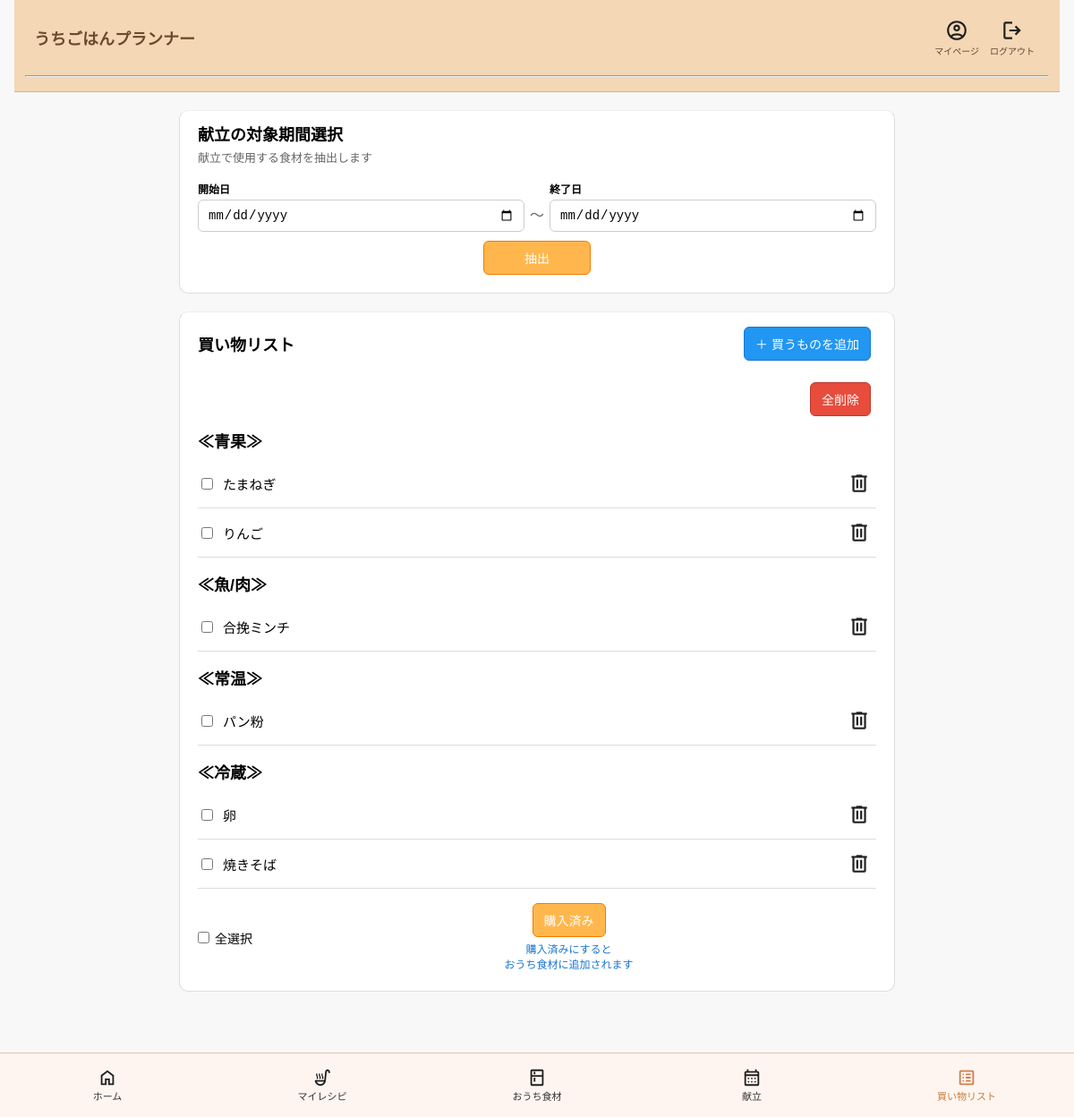
The page /recipes/shopping-list/ (signed in) on the database its author committed.
### apps/recipes/models.py (models this page shows, shortened)
class ShoppingListItem(models.Model):
    user = models.ForeignKey(
        settings.AUTH_USER_MODEL,
        on_delete=models.CASCADE,
        verbose_name="ユーザー"
    )
    food_item = models.ForeignKey(
        FoodItem,
        on_delete=models.CASCADE,
        verbose_name="食材"
    )
    created_at = models.DateTimeField(auto_now_add=True)
    updated_at = models.DateTimeField(auto_now=True)
    class Meta:
        verbose_name = "買い物リスト"
        verbose_name_plural = "買い物リスト"
        constraints = [
            models.UniqueConstraint(
                fields=["user", "food_item"],
                name="shopping_list_item_per_user"
            )
        ]

class FoodItem(models.Model):
    CATEGORY_CHOICES = [
        (1, "青果"),
        (2, "魚/肉"),
        (3, "常温"),
        (4, "冷蔵"),
        (5, "主食"),
        (6, "冷凍"),
        (7, "その他"),
    ]
    ITEM_TYPE_CHOICES = [
        (1, "食材"),
        (2, "調味料ほか"),
    ]
    ingredient_name = models.CharField(
    max_length=30,
    unique=True,
    verbose_name="食材名"
    )
    reading_kana = models.CharField(
        max_length=50,
        blank=True,
        verbose_name="よみがな"
    )
    category = models.IntegerField(
        choices=CATEGORY_CHOICES,
        verbose_name="カテゴリ",
    )
    item_type = models.IntegerField(
        choices=ITEM_TYPE_CHOICES,
        default=1,
        verbose_name="食材種別",
    )
    def __str__(self):
        return self.ingredient_name
    class Meta:
        verbose_name = "食材"
        verbose_name_plural = "食材"

### apps/recipes/views.py (the view, shortened to what this page needs)
# urls.py: path("shopping-list/", views.shopping_list_view, name="shopping_list"),
@login_required
def shopping_list_view(request):
    shopping_items = ShoppingListItem.objects.filter(
        user=request.user
    ).select_related("food_item").order_by(
        "food_item__category",
        "food_item__ingredient_name"
    )
    form = ShoppingListItemForm(request.POST or None)
    extract_form = ShoppingListExtractForm()
    start_date = request.GET.get("start_date")
    end_date = request.GET.get("end_date")
    if request.GET.get("start_date") and request.GET.get("end_date"):
        extract_form = ShoppingListExtractForm(request.GET)
    else:
        extract_form = ShoppingListExtractForm()
    return render(
        request,
        "recipes/shopping_list.html",
        {
            "shopping_items": shopping_items,
            "form": form,
            "extract_form": extract_form,
        }
    )

### apps/recipes/forms.py
class ShoppingListItemForm(forms.ModelForm):
    class Meta:
        model = ShoppingListItem
        fields = ["food_item"]

class ShoppingListExtractForm(forms.Form):
    start_date = forms.DateField(
        label="開始日",
        widget=forms.DateInput(attrs={"type": "date"})
    )
    end_date = forms.DateField(
        label="終了日",
        widget=forms.DateInput(attrs={"type": "date"})
    )

### templates/recipes/shopping_list.html (shortened to what this page needs)
{% extends "base.html" %}
{% load static %}
{% block content %}
<div class="page-container shopping-page">
    <div class="content-card section-block shopping-extract-card">
        <h2 class="section-title">献立の対象期間選択</h2>
        <p class="section-text shopping-extract-text">
            献立で使用する食材を抽出します
        </p>
        <form method="get" class="shopping-extract-form">
            <div class="shopping-extract-inline">
                <div class="shopping-inline-field">
                    <label for="{{ extract_form.start_date.id_for_label }}">開始日</label>
                    {{ extract_form.start_date }}
                </div>
                <div class="shopping-inline-separator">〜</div>
                <div class="shopping-inline-field">
                    <label for="{{ extract_form.end_date.id_for_label }}">終了日</label>
                    {{ extract_form.end_date }}
                </div>
            </div>
            <div class="shopping-extract-submit">
                <button type="submit" class="search-button">抽出</button>
            </div>
        </form>
    </div>
    <div class="content-card section-block">
        <div class="page-header shopping-list-card-header">
            <h2 class="section-title">買い物リスト</h2>
            <div class="page-header-actions">
                <button type="button" class="save-button" id="open-manual-add-modal">＋ 買うものを追加</button>
            </div>
        </div>
        <div class="shopping-list-toolbar right-align">
            <button type="button" class="delete-button" id="open-delete-all-modal">全削除</button>
        </div>
        {% if shopping_items %}
            {% regroup shopping_items by food_item.get_category_display as grouped_items %}
            {% for category_group in grouped_items %}
                <div class="category-block">
                    <h3 class="category-title">≪{{ category_group.grouper }}≫</h3>
                    <ul class="item-list">
                        {% for item in category_group.list %}
                            <li class="item-row">
                                <div class="item-row-left">
                                    <label class="item-check-label">
                                        <input
                                            type="checkbox"
                                            name="checked_items"
                                            value="{{ item.id }}"
                                            form="purchase-form"
                                        >
                                        <span class="item-name">{{ item.food_item.ingredient_name }}</span>
                                    </label>
                                </div>
                                <div class="item-row-actions">
                                    <form method="post" action="{% url 'recipes:shopping_list_delete' item.id %}">
                                        <button type="submit" class="icon-delete-button" aria-label="削除">
                                            <img src="{% static 'images/icons/delete-bin.png' %}" class="delete-icon-img" alt="削除">
                                        </button>
                                    </form>
                                </div>
                            </li>
                        {% endfor %}
                    </ul>
                </div>
            {% endfor %}
            <div class="shopping-purchase-bar">
                <label class="shopping-select-all">
                    <input type="checkbox" id="select-all-shopping-items">
                    <span>全選択</span>
                </label>
                <div class="shopping-purchase-center">
                    <button type="submit" class="select-button" form="purchase-form">購入済み</button>
                    <p class="shopping-purchase-note">
                        購入済みにすると<br>
                        おうち食材に追加されます
                    </p>
                </div>
            </div>
        {% else %}
            <div class="empty-box">
                <p>買うものはまだありません</p>
            </div>
        {% endif %}
    </div>
</div>
{% endblock %}

### static/css/style.css (style rules this page uses)
body { font-family: sans-serif; margin: 0; padding: 0 16px 40px; background-color: #f8f8f8; }
.logout-button, .back-button, .save-button, .search-button, .select-button, .edit-button, .delete-button, .list-delete-button { display: inline-block; margin: 4px 6px 4px 0; padding: 8px 12px; text-decoration: none; border: 1px solid #ccc; border-radius: 6px; cursor: pointer; font-size: 14px; background-color: #ffffff; }
.save-button { background-color: #2196f3; border-color: #1976d2; color: #ffffff; }
.select-button, .search-button { background-color: #ffb74d; border-color: #f57c00; color: #ffffff; }
.item-list { list-style: none; margin: 0; padding: 0; }
.item-row { display: flex; justify-content: space-between; align-items: center; padding: 10px 0; border-bottom: 1px solid #ddd; }
.item-name { font-size: 16px; }
.item-row-actions { display: flex; align-items: center; gap: 8px; }
.icon-delete-button { border: none; background: none; cursor: pointer; font-size: 18px; line-height: 1; padding: 6px; border: none; background: none; cursor: pointer; padding: 6px; display: flex; align-items: center; justify-content: center; }
.delete-icon-img { width: 26px; height: 26px; object-fit: contain; }
.shopping-purchase-note { margin: 0; font-size: 13px; color: #1976d2; line-height: 1.4; white-space: nowrap; }
.item-check-label { display: flex; align-items: center; gap: 8px; margin: 0; }
.shopping-list-toolbar { display: flex; margin-bottom: 10px; }
.shopping-list-toolbar.right-align { justify-content: flex-end; }
.shopping-extract-card { padding: 16px; }
.shopping-extract-text { margin-bottom: 10px; font-size: 13px; line-height: 1.4; }
.shopping-extract-form { display: block; }
.shopping-extract-inline { display: flex; align-items: flex-end; gap: 6px; margin-bottom: 10px; }
.shopping-inline-field { flex: 1; min-width: 0; }
.shopping-inline-field label { display: block; font-size: 12px; font-weight: bold; margin-bottom: 4px; }
.shopping-inline-field input[type="date"] { width: 100%; padding: 8px 10px; border: 1px solid #cccccc; border-radius: 6px; font-size: 14px; background-color: #ffffff; box-sizing: border-box; }
.shopping-inline-separator { font-size: 16px; color: #666666; padding-bottom: 8px; flex-shrink: 0; }
.shopping-extract-submit { display: flex; justify-content: center; }
.shopping-extract-submit .search-button { margin: 0; min-width: 120px; }
.shopping-purchase-bar { display: grid; grid-template-columns: auto 1fr; align-items: center; gap: 10px; margin-top: 16px; }
.shopping-select-all { display: flex; align-items: center; gap: 6px; font-size: 14px; margin: 0; }
.shopping-select-all input[type="checkbox"] { margin: 0; }
.shopping-purchase-center { display: flex; flex-direction: column; align-items: center; gap: 6px; }
.shopping-purchase-center .select-button { margin: 0; }
.shopping-purchase-note { margin: 0; font-size: 12px; color: #1976d2; text-align: center; line-height: 1.4; }
.category-title { margin: 0 0 8px; font-size: 18px; font-weight: bold; }
.category-block { margin-bottom: 16px; }
.item-row { padding: 8px 0; }
.item-name { font-size: 15px; }
.shopping-list-card-header { margin-bottom: 10px; }
.shopping-list-card-header .section-title { margin-bottom: 0; }
.delete-button, .list-delete-button { background-color: #e74c3c; border-color: #c0392b; color: #ffffff; }
.page-container { max-width: 800px; margin: 0 auto; }
.page-header { display: flex; justify-content: space-between; align-items: center; margin-bottom: 16px; flex-wrap: wrap; }
.page-header-actions { display: flex; gap: 8px; flex-wrap: wrap; }
.content-card { background-color: #ffffff; border: 1px solid #dddddd; border-radius: 10px; padding: 20px; margin-bottom: 20px; }
.section-block { margin-bottom: 20px; }
.section-title { margin-top: 0; margin-bottom: 6px; font-size: 18px; font-weight: bold; }
.section-text { margin-top: 0; margin-bottom: 16px; color: #666666; }
.section-block { margin-top: 20px; padding-top: 12px; border-top: 1px solid #eeeeee; }
#open-delete-all-modal { margin-left: auto; }

### rows shown on the page
ShoppingListItem: food_item.ingredient_name "たまねぎ"
ShoppingListItem: food_item.ingredient_name "りんご"
ShoppingListItem: food_item.ingredient_name "合挽ミンチ"
ShoppingListItem: food_item.ingredient_name "パン粉"
ShoppingListItem: food_item.ingredient_name "卵"
ShoppingListItem: food_item.ingredient_name "焼きそば"

### other values the page prints
{{ category_group.grouper }} "青果" "魚/肉" "常温" "冷蔵"
